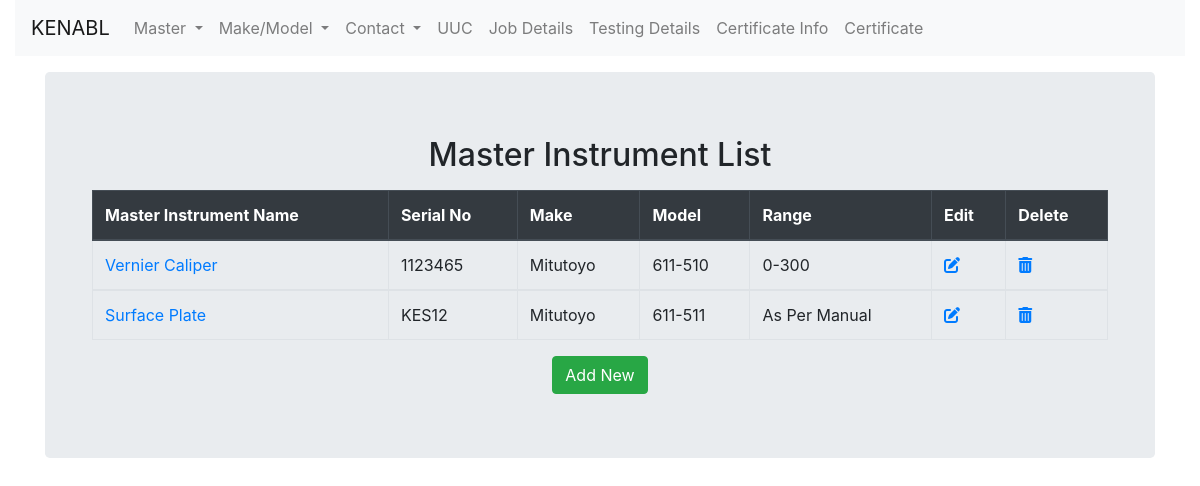
Page /list on the committed database.
### masterinstrument/models.py (models this page shows, shortened)
class MasterInstrument(models.Model):
    master_name = models.ForeignKey('MasterInstrumentType', on_delete=models.CASCADE)
    master_serialno = models.CharField(max_length=200,null=True)
    master_idno = models.CharField(max_length=200,null=True)
    range = models.CharField(max_length=200,null=True)
    inservice_date = models.DateField(null=True)
    inservice = models.BooleanField(default=False)
    make = models.ForeignKey('make.Make',on_delete=models.CASCADE)
    model = models.ForeignKey('model.Model',on_delete=models.CASCADE)
    least_count = models.FloatField(max_length=200,default="")
    resolution = models.FloatField(max_length=200,default="")
    initial_trac = models.CharField(max_length=200,default="")
    acceptance_criteria = models.CharField(max_length=200,default="")
    purchase_from = models.CharField(max_length=200,default="")
    purchase_order = models.CharField(max_length=200,default="")
    purchase_date = models.DateField(null=True)
    date_of_receipt = models.DateField(null=True)
    condition_of_receipt = models.CharField(max_length=200, null=True)
    date_of_inspection = models.DateField(null=True)
    software_details = models.CharField(max_length=200,default="")
    software_idno = models.CharField(max_length=200,default="")
    software_inservice = models.CharField(max_length=200,default="")
    manufacture_instruction = models.CharField(max_length=200,default="")
    national_international_standerd = models.CharField(max_length=200,default="")
    accuracy = models.FloatField(max_length=200,null=True)
    current_inst_condition = models.ForeignKey('condition.Condition',on_delete=models.CASCADE, null=True)
    amount = models.FloatField(max_length=200,null=True)
    parameter_calibrated = models.ForeignKey('parameter_calibrated.ParameterCalibrated',on_delete=models.CASCADE, null=True)
    referance_standard = models.CharField(max_length=200, null=True)
    ext_calibration_agency = models.CharField(max_length=200, null=True)
    cal_frequency = models.ForeignKey('calibration_frequency.CalibrationFrequency',on_delete=models.CASCADE, null=True)

class MasterInstrumentType(models.Model):
    name = models.CharField(max_length=200)
    def __str__(self):
        return str(self.name)

### make/models.py (models this page shows)
class Make(models.Model):
    master_name = models.ForeignKey('masterinstrument.MasterInstrumentType', on_delete=models.CASCADE, null=True)
    make_name = models.CharField(max_length=200)
    def __str__(self):
        return self.make_name

### model/models.py (models this page shows)
class Model(models.Model):
    make = models.ForeignKey('make.Make',on_delete=models.CASCADE, null = True)
    model_name = models.CharField(max_length=200, null=True)
    def __str__(self):
        return self.model_name

### masterinstrument/views.py (the view)
# urls.py: path('list', views.MasterInstrumentList.as_view(), name='masterinstrument_list' ),
class MasterInstrumentList(ListView):
	model = MasterInstrument
	template_name = 'masterinstrument/masterinstrument_list.html'

### masterinstrument/templates/masterinstrument/masterinstrument_list.html (shortened to what this page needs)
{% extends "masterinstrument/base.html"%}
{% block content %}
<div class="container">
  <div class="jumbotron">
    <div>
          <h2 style="text-align:center;">Master Instrument List</h2>
    </div>
    <div class="container">
      <table class="table table-bordered">
        <thead class="thead-dark">
      <tr>
        <th scope="col">Master Instrument Name</th>
        <th scope="col">Serial No</th>
        <th scope="col">Make</th>
        <th scope="col">Model</th>
        <th scope="col">Range</th>
        <th scope="col">Edit</th>
        <th scope="col">Delete</th>
      </tr>
    </thead>
	{% for mi in masterinstrument_list %}
  <tbody>
    <tr>
      <td><a href="{% url 'masterinstrumentdetail' pk=mi.pk %}">{{mi.master_name}}</a></td>
      <td>{{mi.master_serialno}}</td>
      <td>{{mi.make}}</td>
      <td>{{mi.model}}</td>
      <td>{{mi.range}}</td>
      <td><a href="{% url 'updatemasterinstrument' pk=mi.pk %}"><i class="fas fa-edit"></a></i></td>
      <td><a href="{% url 'deletemasterinstrument' pk=mi.pk %}"><i class="fas fa-trash-alt"></a></i></td>
    </tr>
  </tbody>
	{% endfor %}
</table>
    <div class="text-center">
      <a class='btn btn-success' href="{% url 'createmasterinstrument' %}">Add New</a>
    </div>
  </div>
</div>
</div>
{% endblock %}

### rows in the picture
MasterInstrument: master_name "Vernier Caliper", master_serialno "1123465", make "Mitutoyo", model "611-510", range "0-300"
MasterInstrument: master_name "Surface Plate", master_serialno "KES12", make "Mitutoyo", model "611-511", range "As Per Manual"
